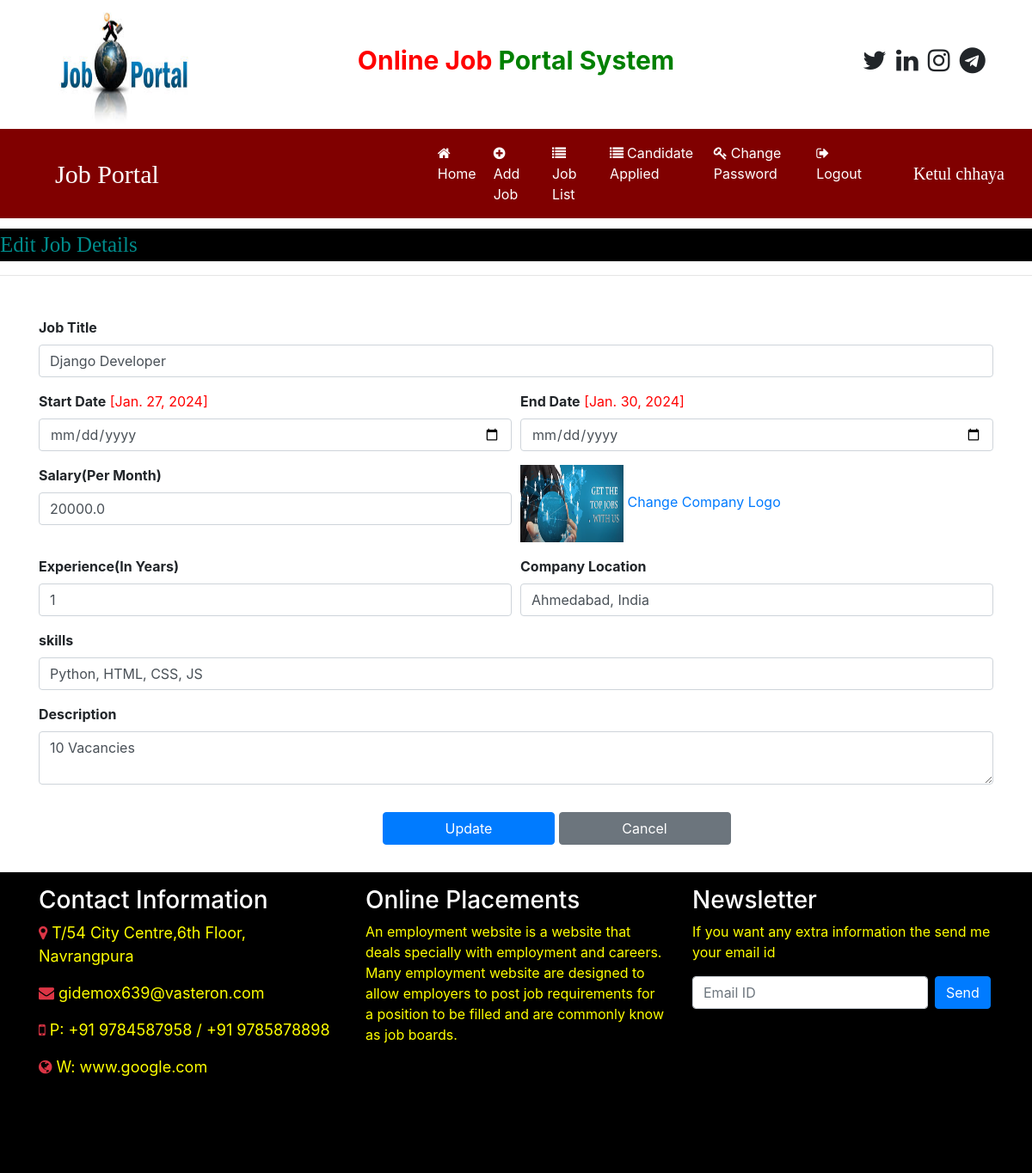
The app's page /edit_jobdetail/1 (signed in) with its own data.
### job/models.py (models this page shows, shortened)
class Job(models.Model):
    recruiter = models.ForeignKey(Recruiter, on_delete=models.CASCADE)
    start_date = models.DateField()
    end_date = models.DateField()
    title = models.CharField(max_length=100)
    salary = models.FloatField(max_length=20)
    image = models.FileField()
    description = models.CharField(max_length=300)
    experience = models.CharField(max_length=50)
    location = models.CharField(max_length=100)
    skills = models.CharField(max_length=100)
    creationdate = models.DateField()

### job/views.py (the view, shortened to what this page needs)
# urls.py: path('edit_jobdetail/<int:pid>', edit_jobdetail, name='edit_jobdetail'),
def edit_jobdetail(request, pid):
    if not request.user.is_authenticated:
        return redirect(reverse("recruiter_login"))
    error=''
    job = Job.objects.get(id=pid)
    d = {'error': error, 'job':job}
    return render(request, 'edit_jobdetail.html', d)

### job/templates/edit_jobdetail.html (shortened to what this page needs)
{% load static %}
{% block body %}
{% include "recruiter_navigation.html" %}
<marquee style="font-family:'Monotype Corsiva'; font-size:25px; color:darkcyan; background-color:black; margin-top:1%">
    Edit Job Details
</marquee>
<hr>
<form class="container mt-5" method="post" enctype="multipart/form-data">
    <div class="form-row">
        <div class="form-group col-md-12">
            <label><b>Job Title</b></label>
            <input type="text" class="form-control" name="jobtitle" value="{{job.title}}" required>
        </div>
    </div>
    <div class="form-row">
        <div class="form-group col-md-6">
            <label><b>Start Date</b></label> <span style="color:red">[{{job.start_date}}]</span>
            <input type="date" class="form-control" name="startdate">
        </div>
        <div class="form-group col-md-6">
            <label><b>End Date</b></label> <span style="color:red">[{{job.end_date}}]</span>
            <input type="date" class="form-control" name="enddate">
        </div>
    </div>
    <div class="form-row">
        <div class="form-group col-md-6">
            <label><b>Salary(Per Month)</b></label>
            <input type="text" class="form-control" name="salary" value="{{job.salary}}" required>
        </div>
        <div class="form-group col-md-6">
            <img src="{{job.image.url}}" width="120" height="90"> <a href="{% url "change_companylogo" job.id %}">Change Company Logo</a>
        </div>
    </div>
    <div class="form-row">
        <div class="form-group col-md-6">
            <label><b>Experience(In Years)</b></label>
            <input type="text" class="form-control" name="experience" value="{{job.experience}}" required>
        </div>
        <div class="form-group col-md-6">
            <label><b>Company Location</b></label>
            <input type="text" class="form-control" name="location" value="{{job.location}}" required>
        </div>
    </div>
    <div class="form-row">
        <div class="form-group col-md-12">
            <label><b>skills</b></label>
            <input type="text" class="form-control" name="skills" placeholder="Skills Required" value="{{job.skills}}" required>
        </div>
    </div>
    <div class="form-row">
        <div class="form-group col-md-12">
            <label><b>Description</b></label>
            <textarea class="form-control" name="description" required>{{job.description}}</textarea>
        </div>
    </div>
    <input type="submit" value="Update" class="btn btn-primary my-3" style="width: 200px; margin-left:400px">
    <input type="button" value="Cancel" class="btn btn-secondary my-3" style="width: 200px" onclick="goBack()">
</form>
{% include "footer.html" %}
{% endblock body %}

### job/templates/recruiter_navigation.html (shortened to what this page needs)
<!DOCTYPE html>
<html lang="en">
<head>
    {% load static %}
    <link rel="stylesheet" href="https://cdn.jsdelivr.net/npm/bootstrap@4.6.2/dist/css/bootstrap.min.css">
    <link rel="stylesheet" href="https://cdnjs.cloudflare.com/ajax/libs/font-awesome/4.7.0/css/font-awesome.min.css">
</head>
<body>
    <div class="container">
        <div class="row">
            <div class="col-sm-3">
                <img src="{% static 'images/job1.jpg' %}" style="width:180px; height:150px">
            </div>
            <div class="col-sm-6 mt-5 text-center">
                <span style="font-weight:bold; font-size:30px">
                    <span style="color:red">Online Job</span>
                    <span style="color:green">Portal System</span>
                </span>
            </div>
            <div class="col-sm-3 mt-5" style="padding-left:10%;">
                <span style="font-weight:bold; font-size:30px">
                    <span><i class="fa fa-twitter pl-1"></i></span>
                    <span><i class="fa fa-linkedin pl-1"></i></span>
                    <span><i class="fa fa-instagram pl-1"></i></span>
                    <span><i class="fa fa-telegram pl-1"></i></span>
                </span>
            </div>
        </div>
    </div>
    <nav class="navbar navbar-expand-sm" style="background-color:maroon">
        <a href="" class="navbar-brand text-white pl-5 font-weight:bold" style="font-family:'Monotype Corsiva'; font-size:30px">Job Portal</a>
        <ul class="navbar-nav">
            <li class="nav-item">
                <a class="nav-link {% if request.path == '/recruiter_home' %}active{% endif %}" href="{% url "recruiter_home" %}" style="margin-left:300px"><i class="fa fa-home mr-1"></i>Home</a>
            </li>
            <li class="nav-item">
                <a class="nav-link {% if request.path == '/add_job' %}active{% endif %}" href="{% url "add_job" %}"><i class="fa fa-plus-circle mr-1"></i>Add Job</a>
            </li>
            <li class="nav-item">
                <a class="nav-link {% if request.path == '/job_list' %}active{% endif %}" href="{% url "job_list" %}"><i class="fa fa-list mr-1"></i>Job List</a>
            </li>
            <li class="nav-item">
                <a class="nav-link {% if request.path == '/applied_candidatelist' %}active{% endif %}" href="{% url "applied_candidatelist" %}"><i class="fa fa-list mr-1"></i>Candidate Applied</a>
            </li>
            <li class="nav-item">
                <a class="nav-link {% if request.path == '/change_passwordrecruiter' %}active{% endif %}" href="{% url "change_passwordrecruiter" %}"><i class="fa fa-key mr-1"></i>Change Password</a>
            </li>
            <li class="nav-item">
                <a class="nav-link {% if request.path == '/Logout' %}active{% endif %}" href="{% url "Logout" %}"><i class="fa fa-sign-out mr-1"></i>Logout</a>
            </li>
        </ul>
        <a href="" class="navbar-brand text-white pl-5 font-weight:bold" style="font-family:'Monotype Corsiva'; font-size:20px">{{request.user.first_name}} {{request.user.last_name}}</a>
    </nav>
</body>
</html>

### job/templates/recruiter_navigation.html (style rules this page uses)
.nav-link { color: white !important; margin-right:4px; }

### records on screen
Job: jobtitle "Django Developer", start_date "Jan. 27, 2024", end_date "Jan. 30, 2024", salary "20000.0", image (picture), experience "1", location "Ahmedabad, India", skills "Python, HTML, CSS, JS", description "10 Vacancies"

### other values on screen
{{ request.user.first_name }} "Ketul"
{{ request.user.last_name }} "chhaya"
